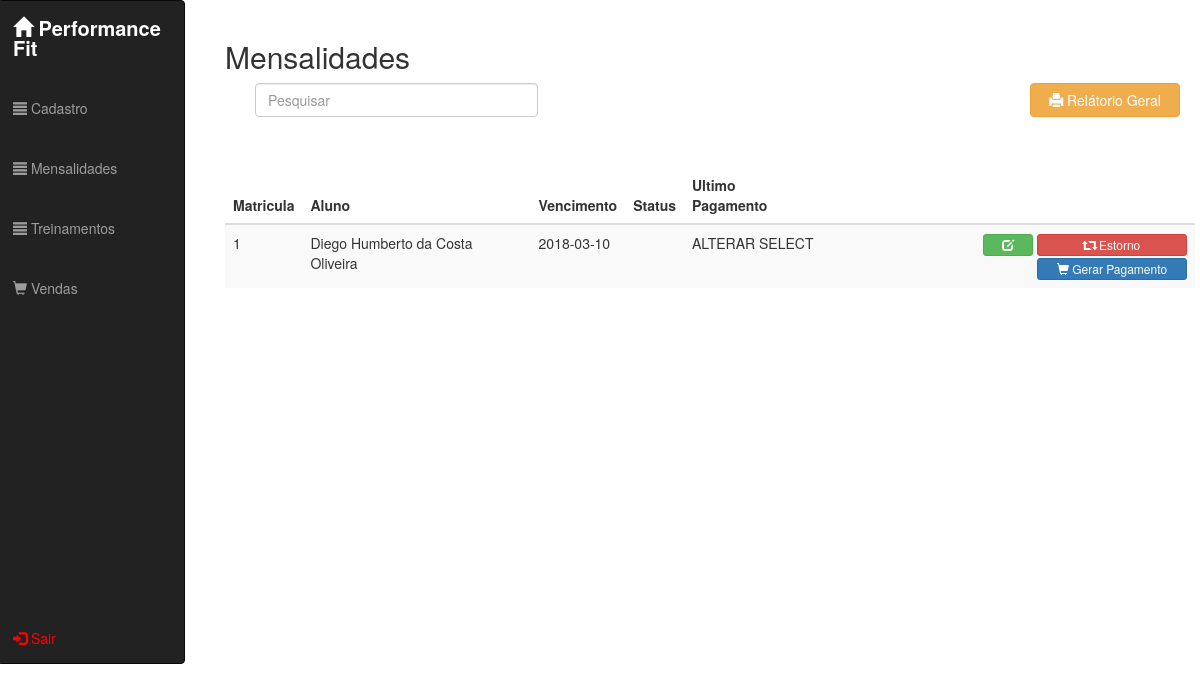
Before: /view.mensalidade (signed in) with the older database file.
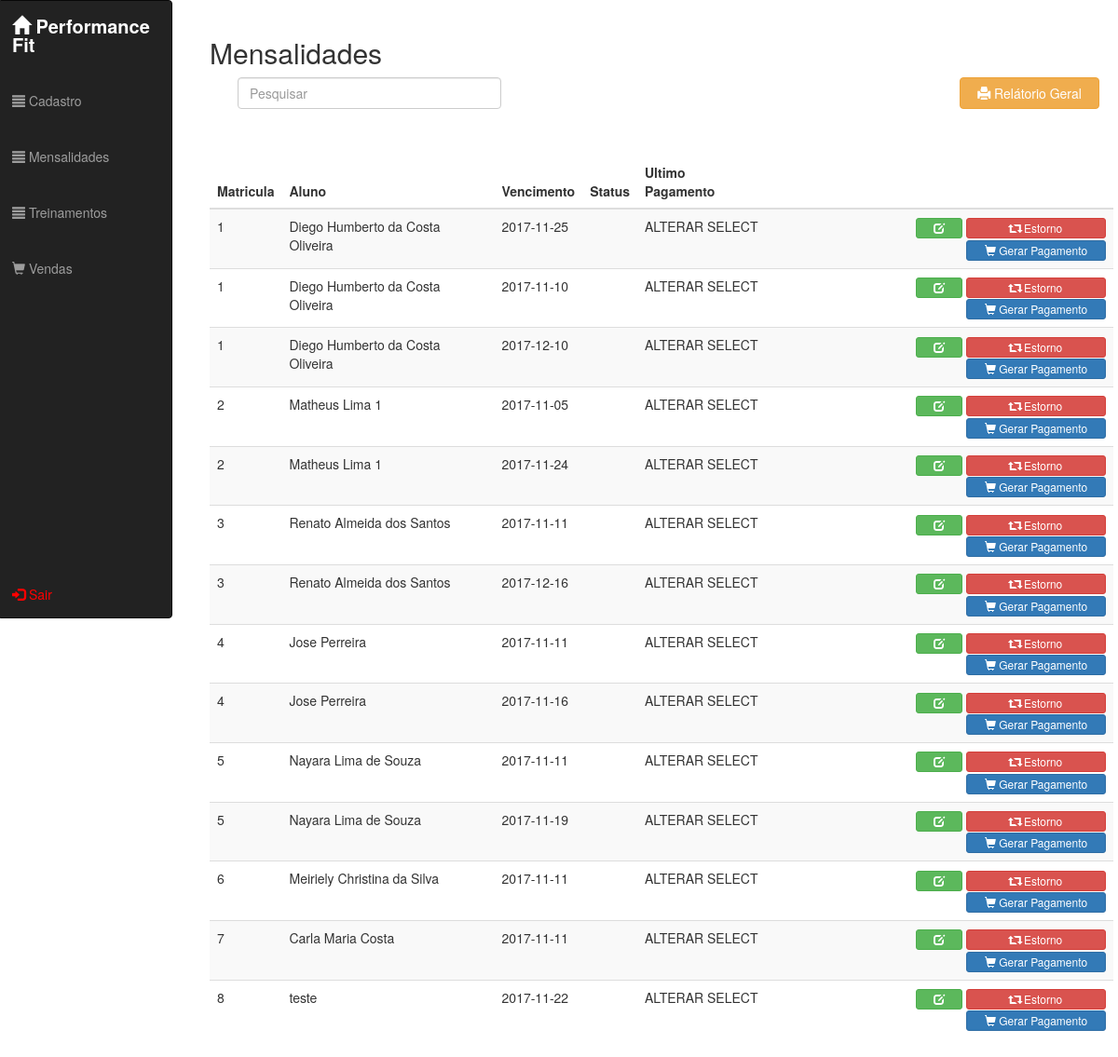
After: the same page with the newer database file.
### tables this page shows
CREATE TABLE `mensalidades` (
  `idmensalidades` int(11) NOT NULL,
  `idalunos_cliente` int(11) NOT NULL,
  `data_mens_pag` date NOT NULL,
  `valor_mensalidades` decimal(8,2) NOT NULL,
  `status_mensalidades` varchar(45) NOT NULL,
  `obs_mensalidades` varchar(500) DEFAULT NULL
);

CREATE TABLE `alunos_cliente` (
  `idalunos_cliente` int(11) NOT NULL,
  `idendereco_aluno` int(11) NOT NULL,
  `nome_aluno` varchar(100) NOT NULL,
  `cpf_aluno` varchar(14) NOT NULL,
  `rg_aluno` varchar(7) NOT NULL,
  `nome_mae` varchar(100) DEFAULT NULL,
  `nome_pai` varchar(100) DEFAULT NULL,
  `email_aluno` varchar(50) NOT NULL,
  `celular_aluno` varchar(16) DEFAULT NULL,
  `residencial_aluno` varchar(15) DEFAULT NULL,
  `data_nascimento_aluno` date NOT NULL,
  `status_aluno` varchar(50) NOT NULL,
  `obs_aluno` varchar(500) DEFAULT NULL
);

### _app/Conn/Conn.class.php (called while the page is built, shortened)
<?php
class Conn {
    private static $Host = SIS_DB_HOST;
    private static $User = SIS_DB_USER;
    private static $Pass = SIS_DB_PASS;
    private static $Dbsa = SIS_DB_DBSA;
    private static $Connect = null;
    private static function Conectar() {
        try {
            if (self::$Connect == null):
                $dsn = 'mysql:host=' . self::$Host . ';dbname=' . self::$Dbsa;
                $options = [ PDO::MYSQL_ATTR_INIT_COMMAND => 'SET NAMES UTF8'];
                self::$Connect = new PDO($dsn, self::$User, self::$Pass, $options);
                self::$Connect->setAttribute(PDO::ATTR_ERRMODE, PDO::ERRMODE_EXCEPTION);
            endif;
        } catch (PDOException $e) {
            PHPErro($e->getCode(), $e->getMessage(), $e->getFile(), $e->getLine());
            die;
        }
        return self::$Connect;
    }
    public static function getConn() {
        return self::Conectar();
    }
}

### _app/Conn/Read.class.php (called while the page is built, shortened)
<?php
class Read {
    private $Select;
    private $Result;
    private $Read;
    private $Conn;
    public function __construct() {
        $this->Conn = Conn::getConn();
    }
    public function ExeRead($Tabela, $Termos = null, $ParseString = null) {
        $this->Select = "SELECT * FROM {$Tabela} {$Termos}";
    }
    public function getResult() {
        return $this->Result;
    }
    public function FullRead($Query, $ParseString = null) {
        $this->Select = (string) $Query;
        $this->Execute();
    }
    private function Connect() {
        $this->Read = $this->Conn->prepare($this->Select);
        $this->Read->setFetchMode(PDO::FETCH_ASSOC);
    }
    private function Execute() {
        $this->Connect();
        try {
            $this->Read->execute();
            $this->Result = $this->Read->fetchAll();
        } catch (PDOException $e) {
            $this->Result = null;
            Erro("<b>Erro ao Ler:</b> {$e->getMessage()}", $e->getCode());
        }
    }
}

### Views/view.mensalidade.php (the view, shortened to what this page needs)
<?php require REQUIRE_PATH . '/menu.php'; ?>
<div class="col-md-10 modals">
    <br>
    <h2>Mensalidades</h2>
    <div class="col-md-12" align='right'>
        <form action="" method="POST">
            <div class="form-group col-md-4">
                <input type="text" placeholder="Pesquisar" class="form-control pesquisar pesquisar-mensalidade">
            </div>
        </form>
        <a class="relatorio-geral" href="http://localhost/academia/Views/view.mensalidades.relatorio.php" target="_blank"><button class="btn btn-warning"><i class="glyphicon glyphicon-print"></i> Relátorio Geral</button></a>
    </div>
    <div class="form-group col-md-12 mensagens-retorno">
        <br>
    </div>
    <table class="table table-striped modal-table">
        <thead>
            <tr>
                <th>Matricula</th>
                <th>Aluno</th>
                <th>Vencimento</th>
                <th>Status</th>
                <th>Ultimo Pagamento</th>
                <th></th>
            </tr>
        </thead>
        <tbody class="j-result-menssalidades">
            <?php
            $ReadMensalidadePaga = new Read;
            $ReadMensalidadePaga->FullRead("SELECT mensalidades.idmensalidade, alunos_cliente.idalunos_cliente ,alunos_cliente.nome_aluno, mensalidades.data_mens_pag, mensalidades.status_mens "
                    . "FROM mensalidades "
                    . "INNER JOIN alunos_cliente ON mensalidades.idalunos_cliente = alunos_cliente.idalunos_cliente "
                    . "ORDER BY alunos_cliente.idalunos_cliente");
            foreach ($ReadMensalidadePaga->getResult() as $e):
                extract($e);
                echo
                "<tr id='{$idmensalidade}'>" .
                "<td>{$idalunos_cliente}</td>" .
                "<td>{$nome_aluno}</td>" .
                "<td>{$data_mens_pag}</td>" .
                "<td>{$status_mens}</td>" .
                "<td>ALTERAR SELECT</td>" .
                "<td align='right'>" .
                "<button class='btn btn-success btn-xs open-modal-update j-open-modal-update-mensalidade' idmensalidade={$idmensalidade}><i class='glyphicon glyphicon-edit'></i></button></a> " .
                "<button class='btn btn-danger btn-xs estornar'><i class='glyphicon glyphicon glyphicon-retweet'></i> Estorno</button></a> " .
                "<button class='btn btn-primary btn-xs confirmar'><i class='glyphicon glyphicon-shopping-cart'></i> Gerar Pagamento</button></a>" .
                "</td>" .
                "</tr>";
            endforeach;
            ?>
        </tbody>
    </table>
</div>

Changed rows visible on the page:
removed mensalidades: idalunos_cliente.idalunos_cliente "1", idalunos_cliente.nome_aluno "Diego Humberto da Costa Oliveira", data_mens_pag "2018-03-10"
added mensalidades: idalunos_cliente.idalunos_cliente "1", idalunos_cliente.nome_aluno "Diego Humberto da Costa Oliveira", data_mens_pag "2017-11-25"
added mensalidades: idalunos_cliente.idalunos_cliente "1", idalunos_cliente.nome_aluno "Diego Humberto da Costa Oliveira", data_mens_pag "2017-11-10"
added mensalidades: idalunos_cliente.idalunos_cliente "1", idalunos_cliente.nome_aluno "Diego Humberto da Costa Oliveira", data_mens_pag "2017-12-10"
added mensalidades: idalunos_cliente.idalunos_cliente "2", idalunos_cliente.nome_aluno "Matheus Lima 1", data_mens_pag "2017-11-05"
added mensalidades: idalunos_cliente.idalunos_cliente "2", idalunos_cliente.nome_aluno "Matheus Lima 1", data_mens_pag "2017-11-24"
added mensalidades: idalunos_cliente.idalunos_cliente "3", idalunos_cliente.nome_aluno "Renato Almeida dos Santos", data_mens_pag "2017-11-11"
added mensalidades: idalunos_cliente.idalunos_cliente "3", idalunos_cliente.nome_aluno "Renato Almeida dos Santos", data_mens_pag "2017-12-16"
added mensalidades: idalunos_cliente.idalunos_cliente "4", idalunos_cliente.nome_aluno "Jose Perreira", data_mens_pag "2017-11-11"
added mensalidades: idalunos_cliente.idalunos_cliente "4", idalunos_cliente.nome_aluno "Jose Perreira", data_mens_pag "2017-11-16"
added mensalidades: idalunos_cliente.idalunos_cliente "5", idalunos_cliente.nome_aluno "Nayara Lima de Souza", data_mens_pag "2017-11-11"
added mensalidades: idalunos_cliente.idalunos_cliente "5", idalunos_cliente.nome_aluno "Nayara Lima de Souza", data_mens_pag "2017-11-19"
added mensalidades: idalunos_cliente.idalunos_cliente "6", idalunos_cliente.nome_aluno "Meiriely Christina da Silva", data_mens_pag "2017-11-11"
added mensalidades: idalunos_cliente.idalunos_cliente "7", idalunos_cliente.nome_aluno "Carla Maria Costa", data_mens_pag "2017-11-11"
added mensalidades: idalunos_cliente.idalunos_cliente "8", idalunos_cliente.nome_aluno "teste", data_mens_pag "2017-11-22"
